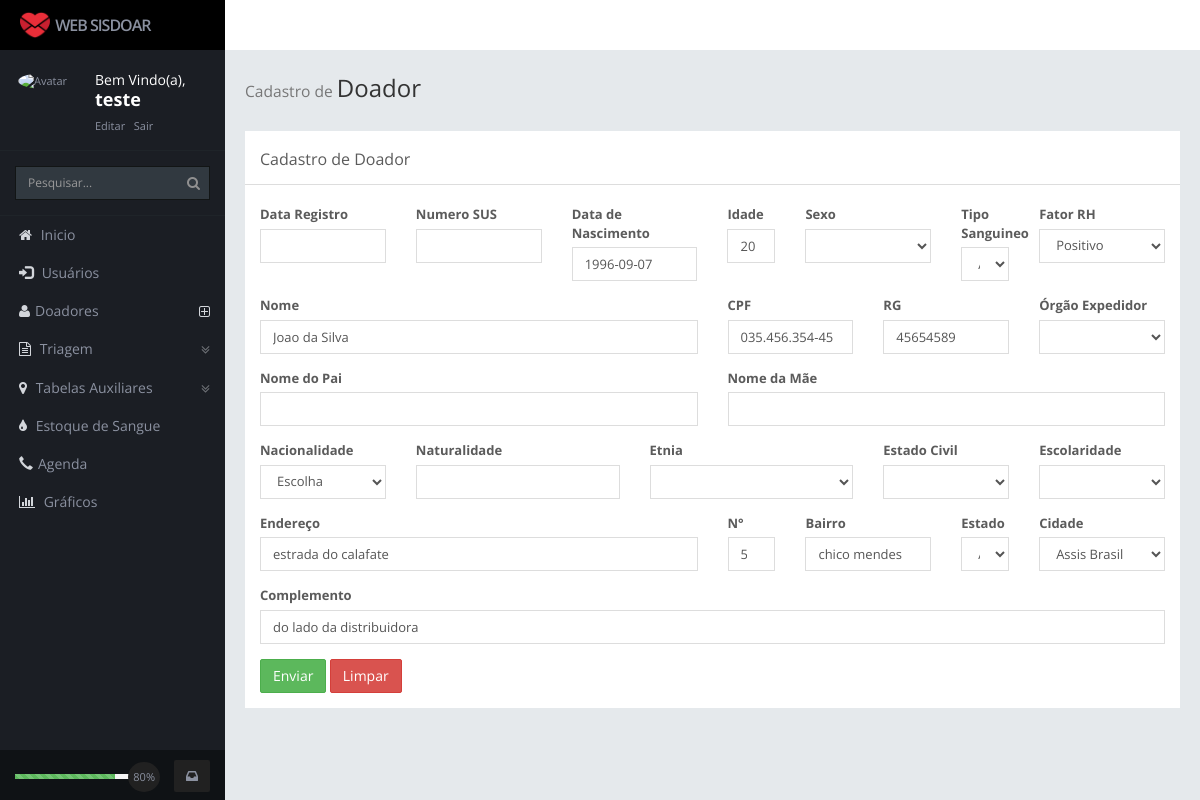
/pages/doador/atualizar_doador.php?iddoador=5 (signed in), run on an earlier commit of the app's database.
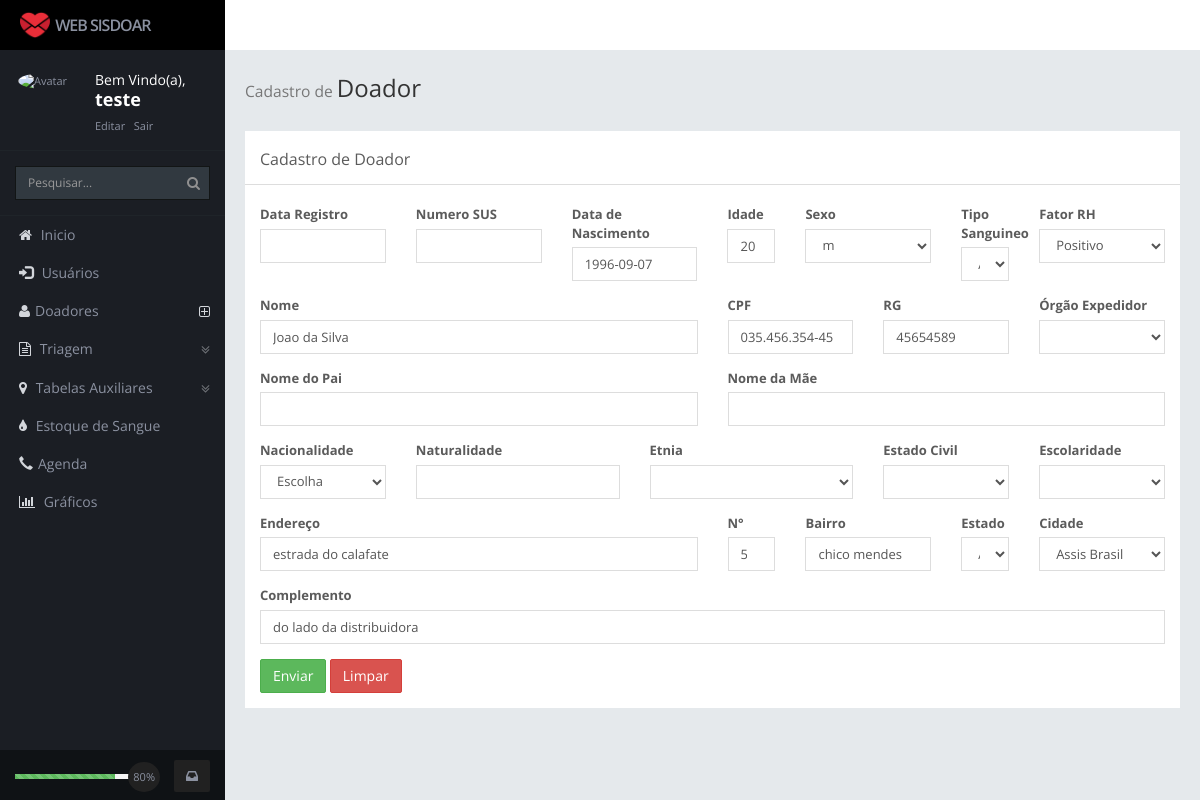
And on a later commit of the database.
### tables this page shows
CREATE TABLE `doador` (
  `iddoador` int(11) NOT NULL AUTO_INCREMENT,
  `nome` varchar(60) DEFAULT NULL,
  `data_nascimento` varchar(45) DEFAULT NULL,
  `cpf` varchar(15) DEFAULT NULL,
  `rg` varchar(11) DEFAULT NULL,
  `endereco` varchar(60) DEFAULT NULL,
  `numero` int(11) DEFAULT NULL,
  `bairro` varchar(45) DEFAULT NULL,
  `complemento` varchar(60) DEFAULT NULL,
  `cidade_idcidade` int(11) DEFAULT NULL,
  `tipo_sangue` varchar(2) DEFAULT NULL,
  `fator_rh` varchar(20) DEFAULT NULL COMMENT 'N: Negativo, P: Positivo',
  `idade` int(11) DEFAULT NULL,
  `sexo` enum('f','m') DEFAULT NULL,
  `data_registro` date DEFAULT NULL,
  `num_sus` int(11) DEFAULT NULL,
  `expeditor` varchar(10) DEFAULT NULL,
  `etnia` varchar(10) DEFAULT NULL,
  `nome_pai` varchar(60) DEFAULT NULL,
  `nome_mae` varchar(60) DEFAULT NULL,
  `estado_civil` varchar(45) DEFAULT NULL,
  `escolaridade` varchar(10) DEFAULT NULL,
  `naturalidade` varchar(45) DEFAULT NULL,
  PRIMARY KEY (`iddoador`),
  KEY `fk_paciente_cidade1_idx` (`cidade_idcidade`),
  CONSTRAINT `fk_paciente_cidade10` FOREIGN KEY (`cidade_idcidade`) REFERENCES `cidade` (`idcidade`) ON DELETE NO ACTION ON UPDATE NO ACTION
);

CREATE TABLE `estado` (
  `idestado` int(11) NOT NULL AUTO_INCREMENT,
  `nome` varchar(45) DEFAULT NULL,
  `uf` varchar(45) DEFAULT NULL,
  PRIMARY KEY (`idestado`)
);

CREATE TABLE `cidade` (
  `idcidade` int(11) NOT NULL AUTO_INCREMENT,
  `descricao` varchar(45) NOT NULL,
  `estado_idestado` int(11) DEFAULT NULL,
  PRIMARY KEY (`idcidade`),
  KEY `fk_cidade_estado_idx` (`estado_idestado`),
  CONSTRAINT `fk_cidade_estado` FOREIGN KEY (`estado_idestado`) REFERENCES `estado` (`idestado`) ON DELETE NO ACTION ON UPDATE NO ACTION
);

### pages/doador/atualizar_doador.php (the view, shortened to what the changed rows need)
<?php
include '../../config/conexao.php';
?>
<!DOCTYPE HTML>
<html land="pt-BR">
    <head>
        <?php
        include '../../layout/cabecalho.php';
        ?>
    </head>
    <body>
        <div class="body content rows scroll-y">
            <div class="page-heading animated fadeInDownBig">
                <h1><small> Cadastro de </small> Doador </h1>
            </div>
            <?php
            if (isset($_GET['iddoador'])) {
                $sql = "select iddoador, d.nome, data_nascimento, cpf, rg, endereco, numero, bairro, complemento,
		idcidade, c.descricao, uf,  tipo_sangue, fator_rh, idade, sexo, data_registro, num_sus,
		expeditor, etnia, nome_pai, nome_mae, estado_civil, naturalidade, sexo, escolaridade
		from doador d, cidade c, estado e
			where d.cidade_idcidade = c.idcidade
					and e.idestado = c.estado_idestado
                                        and
                            iddoador='" . $_GET['iddoador'] . "'";
                foreach ($con->query($sql) as $row) {
                    ?>
                    <div class="row">
                        <div class="col-sm-12">
                            <div class="box-info">
                                <h2>Cadastro de Doador </h2>
                                <div id="basic-form" class="collapse in">
                                    <form role="form" action="../../funcoes/doador/function_doador.php" method="post">
                                        <div class="row">
                                            <div class="form-group col-lg-2">
                                                <label for="data_registro">Data Registro</label>
                                                <input class="form-control"   type="text" id="data_registro" name="data_registro" value="<?php echo $row['data_registro'] ?>" >
                                            </div>
                                            <div class="form-group col-lg-2">
                                                <label for="numero_sus">Numero SUS</label>
                                                <input class="form-control"   type="number" id="numero_sus" name="numero_sus" value="<?php echo $row['num_sus'] ?>">
                                            </div>
                                            <div class=" form-group col-lg-2">
                                                <label for="data_nascimento">Data de Nascimento</label>
                                                <input class="form-control"   type="text" id="data_nascimento" name="data_nascimento" value="<?php echo $row['data_nascimento'] ?>">
                                            </div>
                                            <div class="form-group col-lg-1">
                                                <label for="idade">Idade</label>
                                                <input class="form-control"   type="text" id="idade" name="idade" value="<?php echo $row['idade'] ?>">
                                            </div>
                                            <div class="form-group col-lg-2">
                                                <label for="sexo">Sexo</label>
                                                <select class="form-control" id="sexo" name="sexo">
                                                    <option value="<?php echo $row['sexo']; ?>"><?php echo $row['sexo']; ?></option>
                                                    <option value="Feminino">Feminino</option>
                                                </select>
                                            </div>
                                            <div class="form-group col-lg-1">
                                                <label for="tipo_sangue">Tipo Sanguineo</label>
                                                <select id="tipo_sangue" name="tipo_sangue" class="form-control">
                                                    <option value="<?php echo $row['tipo_sangue']; ?>"><?php echo $row['tipo_sangue']; ?></option>
                                                </select>
                                            </div>
                                            <div class="form-group col-lg-2">
                                                <label for="fator_rh">Fator RH</label>
                                                <select class="form-control" id="fator_rh" name="fator_rh">
                                                    <option value="<?php echo $row['fator_rh']; ?>"><?php echo $row['fator_rh']; ?></option>
                                                </select>
                                            </div>
                                        </div>
                                        <div class="row">
                                            <div class="form-group col-lg-6">
                                                <label for="nome">Nome</label>
                                                <input class="form-control"  id="nome" name="nome" value="<?php echo $row['nome'] ?>" >
                                            </div>
                                            <div class="form-group col-lg-2">
                                                <label for="cpf">CPF</label>
                                                <input class="form-control" type="text"  id="cpf" name="cpf" value="<?php echo $row['cpf'] ?>">
                                            </div>
                                            <div class="form-group col-lg-2">
                                                <label for="rg">RG</label>
                                                <input class="form-control" type="text"  id="rg" name="rg" value="<?php echo $row['rg'] ?>">
                                            </div>
                                            <div class="form-group col-lg-2">
                                                <label for="expeditor">Órgão Expedidor</label>
                                                <select id="expeditor" name="expeditor" class="form-control">
                                                    <option><?php echo $row['expeditor']; ?></option>
                                                    <option value="SSP/AC">SSP/AC</option>
                                                </select>
                                            </div>
                                        </div>
                                        <div class="row">
                                            <div class="form-group col-lg-6">
                                                <label for="nome_pai">Nome do Pai</label>
                                                <input class="form-control"  id="nome_pai" name="nome_pai" value="<?php echo $row['nome_pai'] ?>">
                                            </div>
                                            <div class="form-group col-lg-6">
                                                <label for="nome_mae">Nome da Mãe</label>
                                                <input class="form-control"  id="nome_mae" name="nome_mae" value="<?php echo $row['nome_mae'] ?>">
                                            </div>
                                        </div>
                                        <div class="row">
                                            <div class="form-group col-lg-2">
                                                <label for="nacionalidade">Nacionalidade</label>
                                                <select id="nacionalidade" name="nacionalidade" class="form-control">
                                                    <option>Escolha</option>
                                                </select>
                                            </div>
                                            <div class="form-group col-lg-3">
                                                <label for="naturalidade">Naturalidade</label>
                                                <input class="form-control"  id="naturalidade" name="naturalidade" value="<?php echo $row['naturalidade'] ?>">
                                            </div>
                                            <div class="form-group col-lg-3">
                                                <label for="etnia">Etnia</label>
                                                <select id="etnia" name="etnia" class="form-control">
                                                    <option value="<?php echo $row['etnia']; ?>"><?php echo $row['etnia']; ?></option>
                                                    <option value="Branco">Branco</option>
                                                </select>
                                            </div>
                                            <div class="form-group col-lg-2">
                                                <label for="estado_civil">Estado Civil</label>
                                                <select id="estado_civil" name="estado_civil" class="form-control">
                                                    <option value="<?php echo $row['estado_civil']; ?>"><?php echo $row['estado_civil']; ?></option>
                                                    <option value="Solteiro">Solteiro</option>
                                                </select>
                                            </div>
                                            <div class="form-group col-lg-2">
                                                <label for="escolaridade">Escolaridade</label>
                                                <select id="escolaridade" name="escolaridade" class="form-control">
                                                    <option value="<?php echo $row['escolaridade']; ?>"><?php echo $row['escolaridade']; ?></option>
                                                    <option value="Não Alfabetizado">Não Alfabetizado</option>
                                                </select>
                                            </div>
                                        </div>
                                        <div class="row">
                                            <div class=" form-group col-lg-6">
                                                <label for="endereco">Endereço</label>
                                                <input class="form-control"   type="text" id="endereco" name="endereco" value="<?php echo $row['endereco'] ?>">
                                            </div>
                                            <div class="form-group col-lg-1">
                                                <label for="numero">N°</label>
                                                <input class="form-control" type="number"  id="numero" name="numero" value="<?php echo $row['numero'] ?>">
                                            </div>
                                            <div class=" form-group col-lg-2">
                                                <label for="bairro">Bairro</label>
                                                <input class="form-control"   type="text" id="bairro" name="bairro" value="<?php echo $row['bairro'] ?>">
                                            </div>
                                            <div class="col-sm-1 form-group">
                                                <label for="idestado">Estado</label>
                                                <select class="form-control" id="idestado" name="idestado" onchange="listar_cidades()">
                                                    <option><?php echo $row['uf']; ?></option>
                                                </select>
                                            </div>
                                            <div class="col-lg-2 form-group">
                                                <label for="cidade">Cidade</label>
                                                <select class="form-control" type="text" id="cidade" name="cidade" >
                                                    <option value="<?php echo $row['idcidade'] ?>"><?php echo $row['descricao']; ?></option>
                                                </select>
                                            </div>
                                        </div>
                                        <div class="row">
                                            <div class="form-group col-lg-12">
                                                <label for="complemento">Complemento</label>
                                                <input class="form-control" type="text" id="complemento" name="complemento" value="<?php echo $row['complemento'] ?>">
                                            </div>
                                        </div>
                                        <button type="button" id="salvar" class="btn btn-success">Enviar</button>
                                        <button type="reset" class=" btn btn-danger">Limpar</button>
                                    </form>
                                </div>
                            </div>
                        </div>
                    </div>
                    <?php
                }
            }
            ?>
        </div>
    <?php
    include '../../layout/rodape.php';
    ?>
</body>
</html>

What changed in the data, as far as the page shows it:
changed doador "AB": sexo (not shown) → "m"
